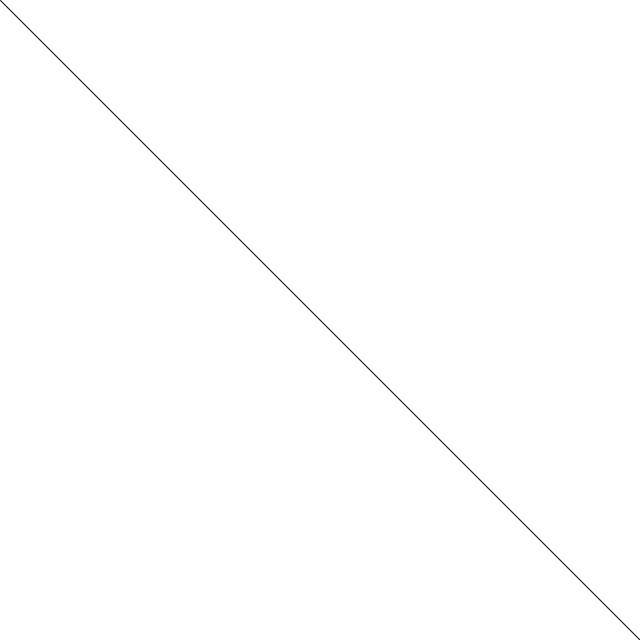
Frame 1 (no input)
Frame 60 (the mouse pressed at the canvas centre just before this capture): identical to frame 1, image omitted
Frame 120 (the mouse held since frame 60 and released just before this capture): identical to frame 1, image omitted

The Processing sketch that drew this single still picture (run headless with seeded random() and noise(); from frame 60 on, the mouse is pressed at the canvas centre):

// Processing sketch: inclass_bezierNoise
// ── inclass_bezierNoise.pde
void setup(){
 size(640,640);
}

void draw(){
  background(255);
  noFill();
  bezier(0, 0, mouseX, mouseY, mouseX, mouseY, width, height);
}
